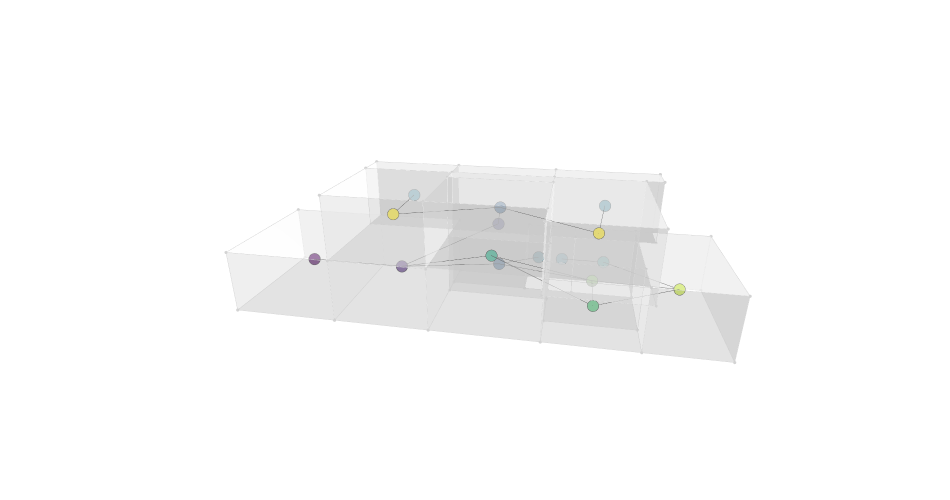

This figure's notebook cell:
### Code cell
g = Graph.ByTopology(house, direct=False, directApertures=True)
graph_data = Plotly.DataByGraph(g, vertexSize=4, vertexGroupKey="label", vertexLabelKey="title", vertexGroups=[0,1,2,3,4,5,6,7,8,9])
bldg_data = Plotly.DataByTopology(house, faceOpacity=0.5, edgeColor="lightgrey", vertexColor="lightgrey")
# bldg_data = []
# graph_data = []
fig = Plotly.FigureByData(graph_data+bldg_data)
Plotly.Show(fig, renderer='jupyterlab')

### Figure 1 — Plotly figure (JSON) as saved in the notebook; plotly's stock layout.template omitted (floating-point values rounded to 4 significant figures; data arrays with more than 128 entries replaced by an {"elided": "..."} marker saying what was removed)
{"data": [{"hoverinfo": "text", "legendgroup": "4", "legendrank": 4, "marker": {"color": [2, 5, 3, 10, 4, 8, 4, 10, 3, 7, 4, 6, 1, 9, 0, 4], "colorscale": [[0, "#440154"], [0.1111, "#482878"], [0.2222, "#3e4989"], [0.3333, "#31688e"], [0.4444, "#26828e"], [0.5556, "#1f9e89"], [0.6667, "#35b779"], [0.7778, "#6ece58"], [0.8889, "#b5de2b"], [1, "#fde725"]], "line": {"color": "black", "width": 0.5}, "size": 4, "symbol": "circle"}, "mode": "markers", "name": "Graph Vertices", "showlegend": false, "text": ["Stairs (2)", "Service (5)", "Corridor 1 (3)", "Bedroom 1 (10)", "WC 1 (4)", "Dining Room (8)", "WC 4 (4)", "Bedroom 2 (10)", "Corridor 2 (3)", "Kitchen (7)", "WC 2 (4)", "Patio (6)", "Living Room (1)", "Backyard (9)", "Parking (0)", "WC 3 (4)"], "type": "scatter3d", "x": [0.75, 0.75, 2, 4, 0.75, 3.1, 0.75, 4.75, 2, 5.6, 0.75, 4.5, 3.25, 3.25, 3.25, 0.75], "y": [11.74, 17.2, 12, 7.25, 13.9, 16.6, 17, 16.6, 12, 16.6, 15.1, 12, 7.25, 20.5, 2.5, 7.25], "z": [3.205, 1.5, 1.5, 4.5, 1.5, 1.5, 4.5, 4.5, 4.5, 1.5, 1.5, 3, 1.5, 1.5, 1.5, 4.5]}, {"hoverinfo": "text", "legendgroup": "5", "legendrank": 5, "line": {"color": "black", "width": 1}, "mode": "lines", "name": "Graph Edges", "showlegend": false, "text": "", "type": "scatter3d", "x": [3.25, 0.75, null, 0.75, 2, null, 0.75, 0.75, null, 3.25, 0.75, null, 3.25, 2, null, 2, 0.75, null, 2, 3.1, null, 4, 2, null, 4, 0.75, null, 3.1, 3.25, null, 4.5, 3.1, null, 3.1, 5.6, null, 0.75, 4.75, null, 2, 4.75, null, 5.6, 3.25, null, 4.5, 5.6, null, 3.25, 4.5, null, 3.25, 3.25, null], "y": [7.25, 11.74, null, 11.74, 12, null, 15.1, 17.2, null, 20.5, 17.2, null, 7.25, 12, null, 12, 13.9, null, 12, 16.6, null, 7.25, 12, null, 7.25, 7.25, null, 16.6, 20.5, null, 12, 16.6, null, 16.6, 16.6, null, 17, 16.6, null, 12, 16.6, null, 16.6, 20.5, null, 12, 16.6, null, 7.25, 12, null, 2.5, 7.25, null], "z": [1.5, 3.205, null, 3.205, 4.5, null, 1.5, 1.5, null, 1.5, 1.5, null, 1.5, 1.5, null, 1.5, 1.5, null, 1.5, 1.5, null, 4.5, 4.5, null, 4.5, 4.5, null, 1.5, 1.5, null, 3, 1.5, null, 1.5, 1.5, null, 4.5, 4.5, null, 4.5, 4.5, null, 1.5, 1.5, null, 3, 1.5, null, 1.5, 3, null, 1.5, 1.5, null]}, {"hoverinfo": "text", "hovertext": "", "legendgroup": "1", "legendrank": 1, "marker": {"color": "lightgrey", "size": 1.1}, "mode": "markers", "name": "Topology Vertices", "showlegend": false, "text": "", "type": "scatter3d", "x": [0, 6.5, 6.5, 0, 0, 6.5, 1.5, 6.5, 0, 0, 1.5, 2.5, 6.5, 1.5, 0, 2.5, 6.5, 0, 1.5, 0, 0, 0, 0, 1.5, 1.5, 1.5, 1.5, 1.5, 2.5, 2.5, 4.7, 6.5, 4.7, 6.5, 6.5, 2.5, 6.5, 2.5, 6.5, 1.5, 0, 0, 1.5, 0, 0, 1.5, 1.5, 0, 0, 1.5, 1.5, 1.5, 4.7, 1.5, 4.7, 6.5, 6.5, 8, 8, 8, 8, 0, 0, 6.5, 0, 0, 6.5], "y": [5, 5, 0, 0, 5, 5, 5, 0, 0, 9.5, 9.5, 9.5, 9.5, 9.5, 9.5, 9.5, 9.5, 13.3, 13.3, 13.3, 14.5, 14.5, 9.5, 13.3, 14.5, 14.5, 9.5, 14.5, 14.5, 14.5, 14.5, 14.5, 14.5, 14.5, 14.5, 14.5, 9.5, 9.5, 5, 5, 5, 14.5, 18.7, 18.7, 19.5, 19.5, 15.7, 15.7, 19.5, 19.5, 18.7, 18.7, 18.7, 15.7, 18.7, 18.7, 18.7, 14.5, 18.7, 18.7, 14.5, 15.7, 22.3, 22.3, 18.7, 22.3, 22.3], "z": [0, 0, 0, 0, 3, 3, 3, 3, 3, 0, 0, 0, 0, 3, 3, 3, 3, 0, 0, 3, 3, 6, 6, 3, 3, 6, 6, 0, 0, 3, 0, 0, 3, 3, 6, 6, 6, 6, 6, 6, 6, 0, 3, 3, 3, 3, 3, 3, 6, 6, 6, 0, 0, 0, 3, 0, 3, 3, 3, 6, 6, 0, 0, 0, 0, 3, 3]}, {"hoverinfo": "text", "legendgroup": "2", "legendrank": 2, "line": {"color": "lightgrey", "width": 1}, "marker": {"size": 0}, "mode": "lines", "name": "Topology Edges", "showlegend": false, "text": "", "type": "scatter3d", "x": {"elided": "399 float values"}, "y": {"elided": "399 float values"}, "z": {"elided": "399 int values"}}, {"cmax": 1, "cmin": 0, "color": "#FAFAFA", "colorscale": [[0, "#440154"], [0.1111, "#482878"], [0.2222, "#3e4989"], [0.3333, "#31688e"], [0.4444, "#26828e"], [0.5556, "#1f9e89"], [0.6667, "#35b779"], [0.7778, "#6ece58"], [0.8889, "#b5de2b"], [1, "#fde725"]], "flatshading": true, "hoverinfo": "text", "hovertext": "", "i": {"elided": "200 int values"}, "j": {"elided": "200 int values"}, "k": {"elided": "200 int values"}, "legendgroup": "3", "legendrank": 3, "lighting": {"facenormalsepsilon": 0}, "name": "Topology Faces", "opacity": 0.5, "showlegend": false, "showscale": false, "text": "", "type": "mesh3d", "x": [0, 6.5, 6.5, 0, 1.5, 0, 6.5, 6.5, 0, 2.5, 6.5, 1.5, 0, 1.5, 0, 2.5, 6.5, 0, 1.5, 0, 0, 0, 0, 1.5, 1.5, 1.5, 1.5, 2.5, 1.5, 2.5, 4.7, 6.5, 4.7, 6.5, 2.5, 6.5, 6.5, 2.5, 6.5, 1.5, 0, 0, 1.5, 0, 1.5, 0, 1.5, 0, 1.5, 0, 1.5, 1.5, 4.7, 1.5, 4.7, 6.5, 6.5, 8, 8, 8, 8, 0, 6.5, 0, 0, 6.5, 0], "y": [5, 5, 0, 0, 5, 5, 5, 0, 0, 9.5, 9.5, 9.5, 9.5, 9.5, 9.5, 9.5, 9.5, 13.3, 13.3, 13.3, 14.5, 14.5, 9.5, 13.3, 14.5, 14.5, 9.5, 14.5, 14.5, 14.5, 14.5, 14.5, 14.5, 14.5, 14.5, 14.5, 9.5, 9.5, 5, 5, 5, 14.5, 18.7, 18.7, 19.5, 19.5, 15.7, 15.7, 19.5, 19.5, 18.7, 15.7, 18.7, 18.7, 18.7, 18.7, 18.7, 18.7, 14.5, 18.7, 14.5, 15.7, 22.3, 22.3, 18.7, 22.3, 22.3], "z": [0, 0, 0, 0, 3, 3, 3, 3, 3, 0, 0, 0, 0, 3, 3, 3, 3, 0, 0, 3, 6, 3, 6, 3, 3, 6, 6, 0, 0, 3, 0, 0, 3, 3, 6, 6, 6, 6, 6, 6, 6, 0, 3, 3, 3, 3, 3, 3, 6, 6, 6, 0, 0, 0, 3, 0, 3, 3, 3, 6, 6, 0, 0, 0, 0, 3, 3]}], "layout": {"autosize": true, "height": 500, "margin": {"b": 40, "l": 40, "r": 40, "t": 40}, "paper_bgcolor": "rgba(0, 0, 0, 0)", "plot_bgcolor": "rgba(0, 0, 0, 0)", "scene": {"aspectmode": "data", "aspectratio": {"x": 0.7821, "y": 2.18, "z": 0.5865}, "camera": {"center": {"x": 0, "y": 0, "z": 0}, "eye": {"x": 1.964, "y": 0.3873, "z": 0.8253}, "projection": {"type": "perspective"}, "up": {"x": 0, "y": 0, "z": 1}}, "xaxis": {"type": "linear", "visible": false}, "yaxis": {"type": "linear", "visible": false}, "zaxis": {"type": "linear", "visible": false}}, "showlegend": true, "width": 950, "xaxis": {"showgrid": false, "visible": false, "zeroline": false}, "yaxis": {"showgrid": false, "visible": false, "zeroline": false}}}
